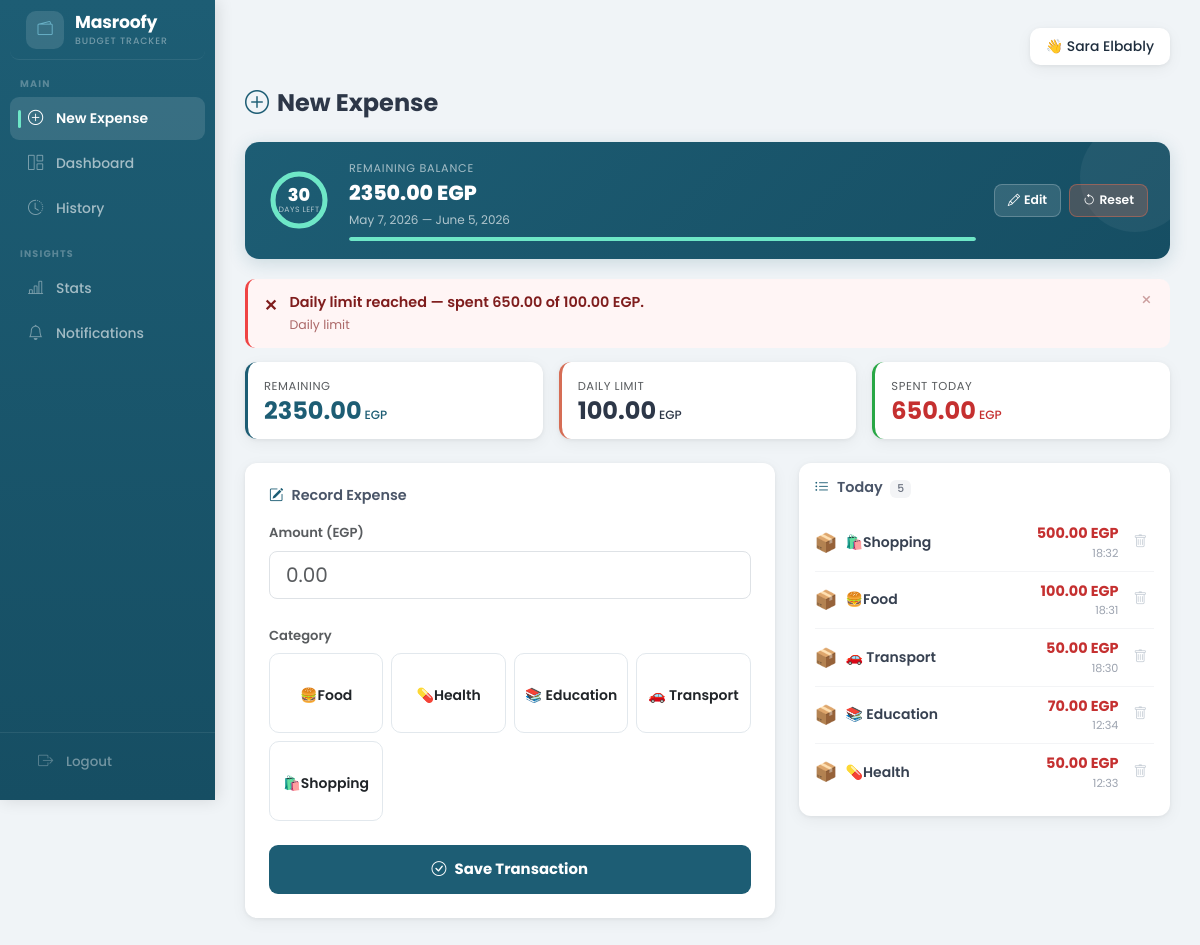
The app's page /record/ (signed in) with its own data.
### budget/models.py (models this page shows, shortened)
class BudgetCycle(models.Model):
    user = models.ForeignKey(User, on_delete=models.CASCADE)
    objects = CycleManager()
    total_allowance   = models.FloatField()
    start_date        = models.DateField()
    end_date          = models.DateField()
    remaining_balance = models.FloatField()
    safe_daily_limit  = models.FloatField()
    is_active         = models.BooleanField(default=True)

class DailyRecord(models.Model):
    user = models.ForeignKey(User, on_delete=models.CASCADE)
    objects = DailyRecordManager()
    date            = models.DateField()
    allocated_limit = models.FloatField()
    total_spent     = models.FloatField(default=0)
    cycle           = models.ForeignKey(BudgetCycle, on_delete=models.CASCADE)

class Category(models.Model):
    name = models.CharField(max_length=100)
    icon_res_id = models.IntegerField(default=0)
    @property
    def icon_emoji(self):
        return CATEGORY_ICONS.get(self.name, "📦")

class Transaction(models.Model):
    user = models.ForeignKey(User, on_delete=models.CASCADE)
    objects = TransactionManager()
    amount    = models.FloatField()
    category  = models.ForeignKey(Category, on_delete=models.CASCADE)
    timestamp = models.DateTimeField()
    cycle     = models.ForeignKey(BudgetCycle, on_delete=models.CASCADE)

### budget/views.py (the view, shortened to what this page needs)
# urls.py: path('record/', views.record_expense, name='record_expense'),
@csrf_exempt
def record_expense(request):
    cat_dao = CategoryDAO()
    tx_dao  = TransactionDAO()
    today   = timezone.now().date()
    cycle = BudgetCycle.objects.filter(is_active=True, user=request.user).first()
    if cycle:
        actual_spent = float(
            Transaction.objects.filter(cycle=cycle)
            .aggregate(total=Sum("amount"))["total"] or 0
        )
        cycle.remaining_balance = float(cycle.total_allowance) - actual_spent
        cycle.save(update_fields=["remaining_balance"])
    dynamic_daily_limit = 0
    spent_today         = 0.0
    daily_record        = None
    if cycle:
        spent_today = float(
            Transaction.objects.filter(cycle=cycle, timestamp__date=today)
            .aggregate(total=Sum("amount"))["total"] or 0
        )
        existing_record = DailyRecord.objects.filter(
            user=request.user, cycle=cycle, date=today
        ).first()
        if existing_record:
            dynamic_daily_limit = existing_record.allocated_limit
            existing_record.total_spent = spent_today
            existing_record.save(update_fields=["total_spent"])
            daily_record = existing_record
    days_left  = max((cycle.end_date - today).days + 1, 0) if cycle else 0
    total_days = (cycle.end_date - cycle.start_date).days + 1 if cycle else 1
    context = {
        "categories":           cat_dao.get_all(),
        "cycle":                cycle,
        "daily_record":         daily_record,
        "dynamic_daily_limit":  dynamic_daily_limit,
        "spent_today":          spent_today,
        "days_left":            days_left,
        "total_days":           total_days,
        "today_transactions":   tx_dao.get_by_date(today) if cycle else [],
        "result_message":       None,
        "result_status":        None,
        "daily_alert":          get_daily_alert(daily_record),
        "cycle_alert":          get_cycle_alert(cycle),
        "cycle_errors":         [],
        "cycle_form":           {},
        "form": {
            "amount":      {"value": "", "errors": []},
            "category_id": {"value": "", "errors": []},
        },
    }
    return render(request, "budget/expense_entry.html", context)

### templates/budget/expense_entry.html (shortened to what this page needs)
{% extends 'base.html' %}
{% block content %}
<h4 class="mb-4" style="color:#2d3748;font-weight:700;">
  <i class="bi bi-plus-circle me-2" style="color:#1D5D74;"></i>New Expense
</h4>
{% if not cycle %}
<div class="setup-card">
  <div class="sc-title"><i class="bi bi-wallet2 me-2"></i>Set Up Your Budget</div>
  {% if cycle_errors %}
  <div class="inline-alert danger mb-3">
    <span class="ia-icon">!</span>
    <div class="ia-body">
      {% for e in cycle_errors %}<div>{{ e }}</div>{% endfor %}
    </div>
  </div>
  {% endif %}
  <form method="POST" action="/record/">
    {% csrf_token %}
    <input type="hidden" name="action" value="create_cycle">
    <div class="row g-3 mb-2">
      <div class="col-md-6">
        <label class="form-label fw-semibold text-muted" style="font-size:.82rem;">Total Budget (EGP)</label>
        <input type="number" name="total_allowance" step="0.01" min="1"
               class="form-control" placeholder="e.g. 3000"
               value="{{ cycle_form.total_allowance|default:'' }}" id="setupBudget" required>
      </div>
      <div class="col-md-6">
        <label class="form-label fw-semibold text-muted" style="font-size:.82rem;">Duration</label>
        <div class="dur-toggle">
          <button type="button" id="btnDays" class="active" onclick="setMode('days')">No. of Days</button>
          <button type="button" id="btnDate" onclick="setMode('date')">End Date</button>
        </div>
        <div id="daysSection">
          <input type="number" name="duration_days" id="setupDays" min="1" max="365"
                 class="form-control" placeholder="e.g. 30"
                 value="{{ cycle_form.duration_days|default:'' }}">
        </div>
        <div id="dateSection" style="display:none;">
          <input type="date" name="end_date" id="setupEndDate" class="form-control"
                 value="{{ cycle_form.end_date|default:'' }}">
        </div>
      </div>
    </div>
    <div class="preview-pills" id="setupPreview">
      <div class="preview-pill"><div class="pp-label">Daily Limit</div><div class="pp-val" id="pvDaily">—</div></div>
      <div class="preview-pill"><div class="pp-label">Total Days</div><div class="pp-val" id="pvDays">—</div></div>
      <div class="preview-pill"><div class="pp-label">Ends On</div><div class="pp-val" id="pvEnd">—</div></div>
    </div>
    <button type="submit" class="btn-start">Start Budget</button>
  </form>
</div>
<!-- ════════════════════════════════
     ACTIVE CYCLE → Main view
════════════════════════════════ -->
{% else %}
<div class="cycle-banner" id="cycleBanner">
  <div class="cb-donut">
    <svg viewBox="0 0 64 64" width="64" height="64">
      <circle class="d-bg"  cx="32" cy="32" r="26"/>
      <circle class="d-val" cx="32" cy="32" r="26" id="donutArc"/>
    </svg>
    <div class="d-center">
      <div class="d-num">{{ days_left }}</div>
      <div class="d-lbl">days left</div>
    </div>
  </div>
  <div class="cb-info">
    <div class="cb-label">Remaining Balance</div>
    <div class="cb-balance">{{ cycle.remaining_balance|floatformat:2 }} EGP</div>
    <div class="cb-dates">{{ cycle.start_date }} — {{ cycle.end_date }}</div>
    <div class="cb-bar">
      <div class="cb-bar-fill" style="width:{% widthratio days_left total_days 100 %}%"></div>
    </div>
  </div>
  <div class="d-flex gap-2 flex-shrink-0">
    <button class="cb-edit" onclick="toggleEdit()" title="Edit budget — transactions stay">
      <i class="bi bi-pencil me-1"></i>Edit
    </button>
    <button class="cb-edit"
            style="background:rgba(214,109,85,0.25);border-color:rgba(214,109,85,0.5);"
            onclick="toggleReset()"
            title="Reset budget — deletes ALL transactions">
      <i class="bi bi-arrow-counterclockwise me-1"></i>Reset
    </button>
  </div>
</div>
{% if daily_alert %}
<div class="inline-alert {{ daily_alert.type }}">
  <span class="ia-icon">{% if daily_alert.type == 'danger' %}✕{% elif daily_alert.type == 'warning' %}!{% else %}i{% endif %}</span>
  <div class="ia-body">
    <div class="ia-title">{{ daily_alert.msg }}</div>
    <div class="ia-sub">Daily limit</div>
  </div>
  <button class="ia-close" onclick="this.closest('.inline-alert').remove()">×</button>
</div>
{% endif %}
<div class="row g-3 mb-4">
  <div class="col-md-4">
    <div class="card p-3" style="border-left:3px solid #1D5D74;">
      <div class="text-muted" style="font-size:.72rem;text-transform:uppercase;letter-spacing:.05em;margin-bottom:4px;">Remaining</div>
      <div class="fw-bold" style="font-size:1.5rem;color:#1D5D74;line-height:1;">
        {{ cycle.remaining_balance|floatformat:2 }}<span style="font-size:.75rem;font-weight:500;margin-left:3px;">EGP</span>
      </div>
    </div>
  </div>
  <div class="col-md-4">
    <div class="card p-3" style="border-left:3px solid #D66D55;">
      <div class="text-muted" style="font-size:.72rem;text-transform:uppercase;letter-spacing:.05em;margin-bottom:4px;">Daily Limit</div>
      <div class="fw-bold" style="font-size:1.5rem;color:#2d3748;line-height:1;">
        {{ dynamic_daily_limit|floatformat:2 }}<span style="font-size:.75rem;font-weight:500;margin-left:3px;">EGP</span>
      </div>
    </div>
  </div>
  <div class="col-md-4">
    <div class="card p-3" style="border-left:3px solid #28a745;">
      <div class="text-muted" style="font-size:.72rem;text-transform:uppercase;letter-spacing:.05em;margin-bottom:4px;">Spent Today</div>
      <div class="fw-bold" style="font-size:1.5rem;color:#c53030;line-height:1;">
        {{ spent_today|floatformat:2 }}<span style="font-size:.75rem;font-weight:500;margin-left:3px;">EGP</span>
      </div>
    </div>
  </div>
</div>
<div class="row">
  <div class="col-md-7">
    <div class="card p-4 mb-4">
      <h6 class="mb-3" style="color:#4a5568;font-weight:600;font-size:.9rem;">
        <i class="bi bi-pencil-square me-2" style="color:#1D5D74;"></i>Record Expense
      </h6>
      <form method="post" action="/record/" autocomplete="off">
        <div class="mb-4">
          <label class="form-label fw-semibold text-muted" style="font-size:.82rem;">Amount (EGP)</label>
          <input type="number" name="amount" step="0.01" min="0.01"
                 class="form-control form-control-lg" style="border-radius:8px;"
                 placeholder="0.00" value="{{ form.amount.value|default:'' }}"
                 required autofocus>
        </div>
        <div class="mb-4">
          <label class="form-label fw-semibold text-muted" style="font-size:.82rem;">Category</label>
          <div class="row g-2">
            {% for cat in categories %}
            <div class="col-4 col-sm-3">
              <label class="cat-chip w-100">
                <div class="chip-inner">
                  <span class="small fw-semibold">{{ cat.name }}</span>
                </div>
              </label>
            </div>
            {% empty %}
            <p class="text-muted small">No categories — add them from Admin.</p>
            {% endfor %}
          </div>
        </div>
        <button type="submit" class="btn-save">
          <i class="bi bi-check-circle me-2"></i>Save Transaction
        </button>
      </form>
    </div>
  </div>
  <div class="col-md-5">
    <div class="card p-3">
      <h6 class="mb-3" style="color:#4a5568;font-weight:600;font-size:.9rem;">
        <i class="bi bi-list-ul me-2" style="color:#1D5D74;"></i>Today
        <span class="badge ms-1" style="background:#f3f4f6;color:#6b7280;font-weight:500;">{{ today_transactions|length }}</span>
      </h6>
      {% if today_transactions %}
        {% for tx in today_transactions %}
        <div class="tx-row">
          <div class="d-flex align-items-center gap-2">
            <span style="font-size:1.15rem;">{{ tx.category.icon_emoji }}</span>
            <span class="small fw-semibold" style="color:#374151;">{{ tx.category.name }}</span>
          </div>
          <div class="d-flex align-items-center gap-2">
            <div class="text-end">
              <div style="font-weight:700;color:#c53030;font-size:.9rem;">{{ tx.amount|floatformat:2 }} EGP</div>
              <div style="font-size:.7rem;color:#9ca3af;">{{ tx.timestamp|time:"H:i" }}</div>
            </div>
            <form method="POST" action="{% url 'delete_transaction' tx.id %}"
                  onsubmit="return confirm('Remove this transaction?')">
              <button type="submit" class="btn-del" title="Remove">
                <i class="bi bi-trash"></i>
              </button>
            </form>
          </div>
        </div>
        {% endfor %}
      {% else %}
        <div class="text-center py-5" style="color:#c9d0d8;">
          <i class="bi bi-inbox" style="font-size:2rem;display:block;margin-bottom:8px;"></i>
          <span style="font-size:.82rem;">No transactions today</span>
        </div>
      {% endif %}
    </div>
  </div>
</div>
{% endif %}
{% endblock %}

### templates/base.html (shortened to what this page needs)
<!DOCTYPE html>
<html lang="en">
<head>
    <link href="https://cdn.jsdelivr.net/npm/bootstrap@5.3.0/dist/css/bootstrap.min.css" rel="stylesheet">
    <link href="https://cdn.jsdelivr.net/npm/bootstrap-icons@1.10.5/font/bootstrap-icons.css" rel="stylesheet">
</head>
<body class="{% if not user.is_authenticated %}auth-page{% endif %}">
<div class="container-fluid p-0">
    <div class="row g-0">
        {% if user.is_authenticated %}
        <aside class="sidebar p-0" id="appSidebar">
            <a href="/record/" class="sb-brand">
                <div class="sb-brand-icon">
                    <i class="bi bi-wallet2" style="color:#7ecde4;"></i>
                </div>
                <div>
                    <div class="sb-brand-name">Masroofy</div>
                    <span class="sb-brand-sub">Budget Tracker</span>
                </div>
            </a>
            <div class="sb-section">Main</div>
            <a href="/record/"
               class="{% if request.path == '/record/' %}active-link{% endif %}">
                <i class="bi bi-plus-circle"></i>
                <span>New Expense</span>
            </a>
            <a href="/dashboard/"
               class="{% if request.path == '/dashboard/' %}active-link{% endif %}">
                <i class="bi bi-grid-1x2"></i>
                <span>Dashboard</span>
            </a>
            <a href="/history/"
               class="{% if request.path == '/history/' %}active-link{% endif %}">
                <i class="bi bi-clock-history"></i>
                <span>History</span>
            </a>
            <div class="sb-section">Insights</div>
            <a href="/stats/"
               class="{% if request.path == '/stats/' %}active-link{% endif %}">
                <i class="bi bi-bar-chart-line"></i>
                <span>Stats</span>
            </a>
            <a href="/notifications/check/"
               class="{% if request.path == '/notifications/check/' %}active-link{% endif %}">
                <i class="bi bi-bell"></i>
                <span>Notifications</span>
            </a>
            <div class="sb-bottom">
                <a href="{% url 'logout' %}">
                    <i class="bi bi-box-arrow-right"></i>
                    <span>Logout</span>
                </a>
            </div>
        </aside>
        {% endif %}
<div class="{% if user.is_authenticated %}col main-content{% else %}col-12{% endif %}">
            {% if user.is_authenticated %}
            <div class="topbar d-none d-lg-flex">
                <div class="user-box">
                    <span>👋 {{ user.username }}</span>
                </div>
            </div>
            {% endif %}
            {% block content %}{% endblock %}
        </div>
    </div>
</div>
</body>
</html>

### records on screen
DailyRecord: allocated_limit "100.00", total_spent "650.00"
Category: name "🍔Food"
Category: name "💊Health"
Category: name "📚 Education"
Category: name "🚗 Transport"
Category: name "🛍️Shopping"
Transaction: category.icon_emoji "📦", category.name "🛍️Shopping", amount "500.00", timestamp "18:32"
Transaction: category.icon_emoji "📦", category.name "🍔Food", amount "100.00", timestamp "18:31"
Transaction: category.icon_emoji "📦", category.name "🚗 Transport", amount "50.00", timestamp "18:30"
Transaction: category.icon_emoji "📦", category.name "📚 Education", amount "70.00", timestamp "12:34"
Transaction: category.icon_emoji "📦", category.name "💊Health", amount "50.00", timestamp "12:33"

### other values on screen
{{ user.username }} "Sara Elbably"
{{ days_left }} "30"
{{ daily_alert.msg }} "Daily limit reached — spent 650.00 of 100.00 EGP."
{{ today_transactions|length }} "5"
